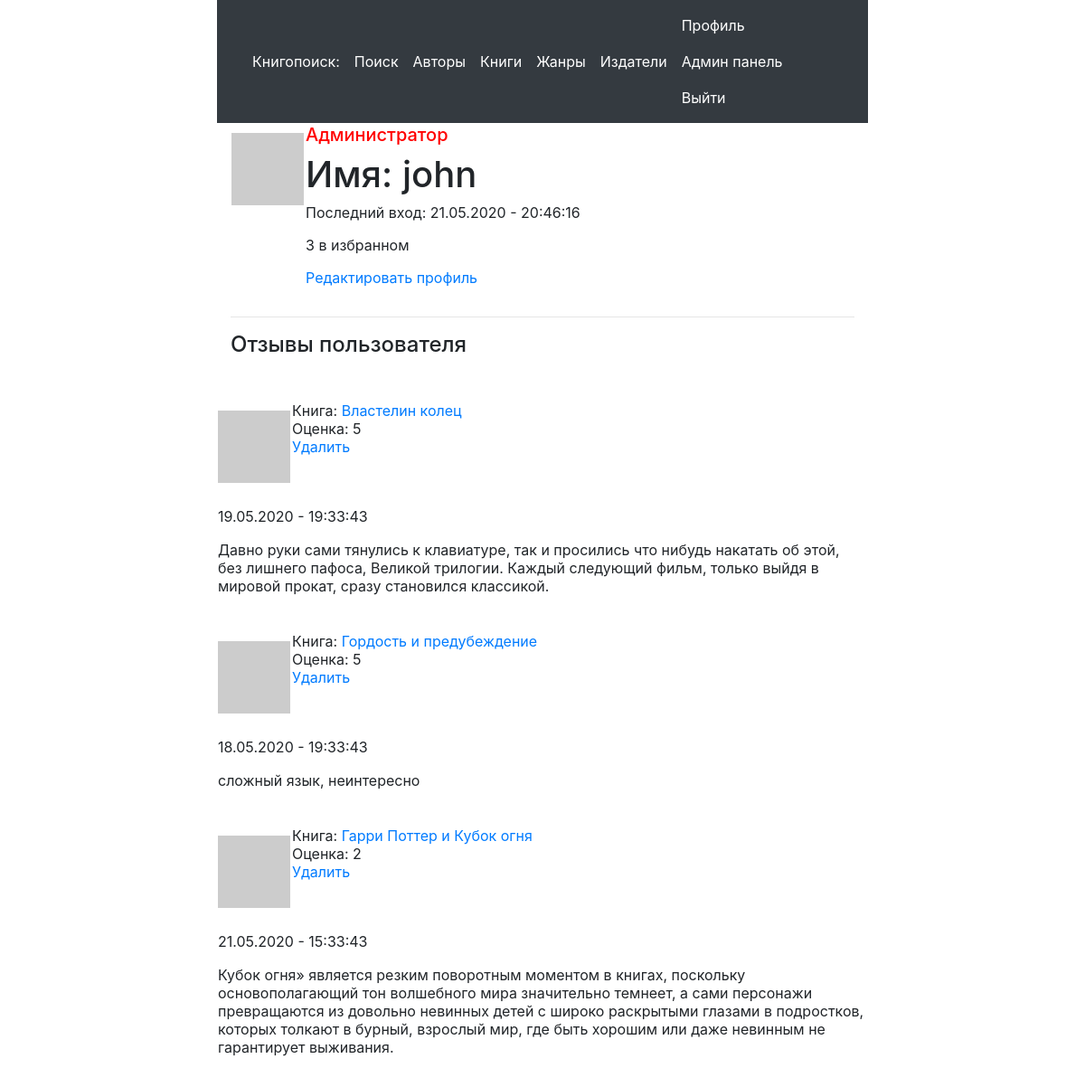
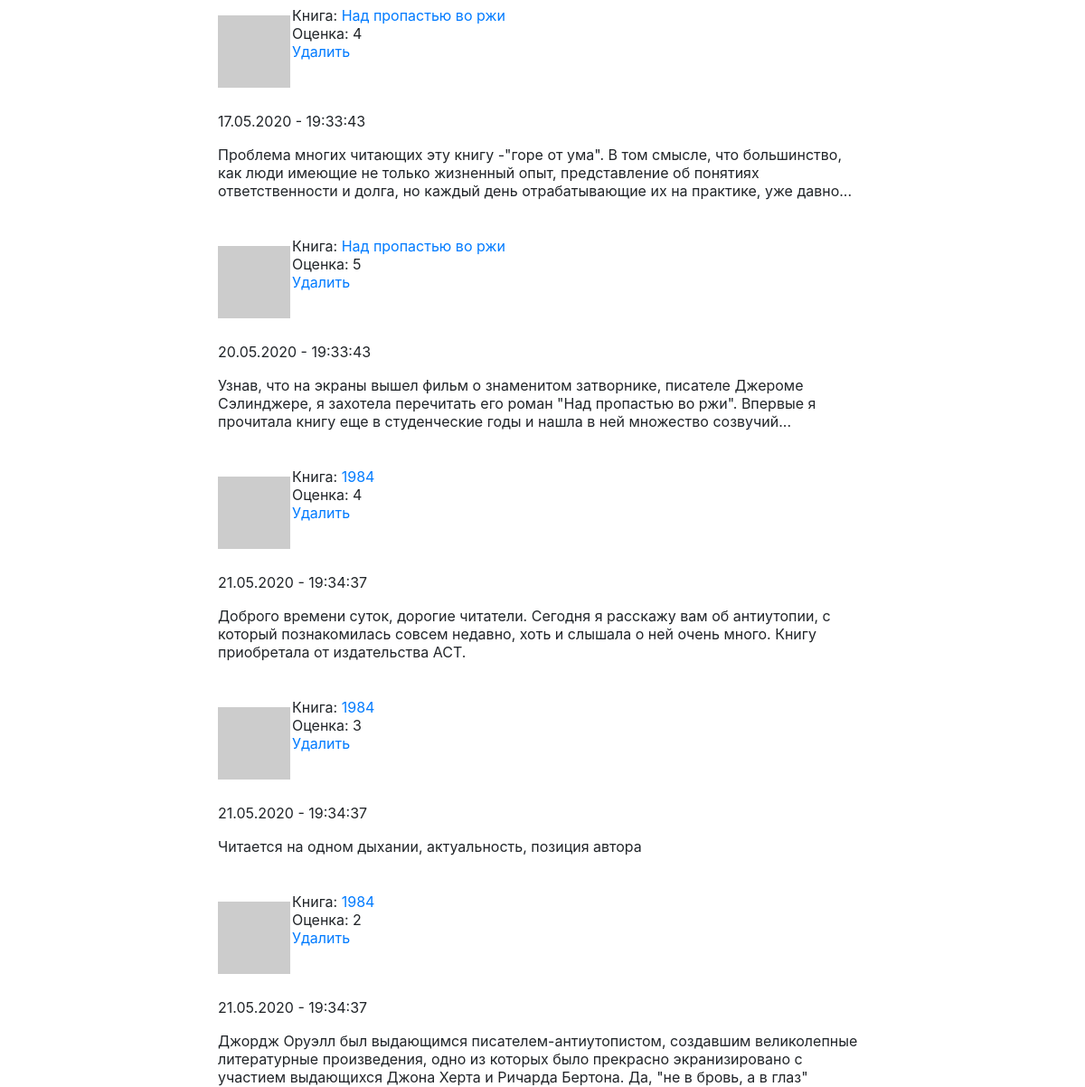
/user/john (signed in), run on the app's committed database (2 pictures, top to bottom).
### app/models.py (models this page shows, shortened)
class User(UserMixin, db.Model):
    id = db.Column(db.Integer, primary_key=True)
    username = db.Column(db.String(64), index=True, unique=True)
    email = db.Column(db.String(120), index=True, unique=True)
    password_hash = db.Column(db.String(128))
    feedback = db.relationship('Feedback', backref='author', lazy='dynamic')
    about_me = db.Column(db.String(140))
    last_seen = db.Column(db.DateTime, default=datetime.utcnow)
    type = db.Column(db.Integer, default=0)
    favourite = db.relationship(
        'Book', secondary=favourites,
        primaryjoin=(favourites.c.user_id == id),
        secondaryjoin=(favourites.c.ISBN == Book.ISBN),
        backref=db.backref('favourited', lazy='dynamic'), lazy='dynamic')
    def avatar(self, size):
        digest = md5(self.email.lower().encode('utf-8')).hexdigest()
        return 'https://www.gravatar.com/avatar/{}?d=identicon&s={}'.format(
            digest, size)

class Feedback(db.Model):
    id = db.Column(db.Integer, primary_key=True)
    body = db.Column(db.String(500))
    rate = db.Column(db.Integer)
    timestamp = db.Column(db.DateTime, index=True, default=datetime.utcnow)
    book_title_reserved = db.Column(db.String(64))
    user_id = db.Column(db.Integer, db.ForeignKey('user.id'))
    book_ISBN = db.Column(db.Integer, db.ForeignKey('book.ISBN'))

class Book(db.Model):
    ISBN = db.Column(db.Integer, primary_key=True)
    title = db.Column(db.String(64), index=True)
    description = db.Column(db.String(120))
    book_rate = db.Column(db.Float, default=0)
    image = db.Column(db.String(255))
    feedback = db.relationship('Feedback', backref='book', lazy='dynamic')
    edition = db.relationship('Edition', backref='book', lazy='dynamic')

### app/routes.py (the view)
@app.route('/user/<username>')
@login_required
def user(username):
    user = User.query.filter_by(username=username).first_or_404()
    return render_template('user.html', user=user, title=username)

### app/models.py (called while the page is built)
@login.user_loader
def load_user(id):
    return User.query.get(int(id))

@app.before_request
def before_request():
    if current_user.is_authenticated:
        current_user.last_seen = datetime.utcnow()
        db.session.commit()

### app/templates/user.html (shortened to what this page needs)
{% extends "base.html" %}
{% block app_content %}
    <table>
        <tr valign="top">
            <td><img src="{{ user.avatar(128) }}"></td>
            <td>
                {% if user.type == 1 %} <h5 style="color: red;">Администратор</h5> {% endif %}
                <h1>Имя: {{ user.username }}</h1>
                {% if user.last_seen %}<p>Последний вход: {{ user.last_seen.strftime('%d.%m.%Y - %H:%M:%S') }}</p>{% endif %}
                <p>{{ user.favourite.count() }} в избранном</p>
                {% if user == current_user %}
                    <p><a href="{{ url_for('edit_profile') }}">Редактировать профиль</a></p>
                {% endif %}
            </td>
            <td>
            </td>
        </tr>
    </table>
        <hr>
    <table>
        <tr>
            <h4>Отзывы пользователя</h4>
            {% for feedback in user.feedback %}
                <table>
                    <tr class ="row" valign="top">
                        <td><img src="{{ feedback.author.avatar(64) }}"></td>
                        <td>Книга: {% if feedback.book == None %} {{ feedback.book_title_reserved }} {% else %} <a href="{{ url_for('book', ISBN=feedback.book.ISBN) }}">{{ feedback.book.title }}</a> {% endif %}
                            <br> Оценка: {{ feedback.rate }} <br> {% if current_user.type != 0 %} <a href="{{ url_for('remove_feedback', id=feedback.id, next=request.path) }}">Удалить</a> {% endif %}</td>
                    </tr>
                    <tr class ="row">
                        <td>{{ feedback.timestamp.strftime('%d.%m.%Y - %H:%M:%S')}}</td>
                    </tr>
                    <tr class ="row" valign="top">
                        <td>{{ feedback.body }}</td>
                    </tr>
                    <br>
                </table>
            {% endfor %}
        </tr>
    </table>
{% endblock %}

### app/templates/base.html (shortened to what this page needs)
{% block title %}
      <link rel="stylesheet" href="{{ url_for('static', filename='css/bootstrap.min.css') }}">
      <link rel="stylesheet" href="{{ url_for('static', filename='css/multi-select.css') }}">
{% endblock %}
{% block navbar %}
    <nav class="navbar navbar-expand-md navbar-dark bg-dark">
        <div class="container">
            <div class="collapse navbar-collapse" id="navbarSupportedContent">
                <ul class="navbar-nav mr-auto">
                    <li class="nav-item active">
                        <a class="nav-link" href="{{ url_for('index') }}"> Книгопоиск:  </a>
                    </li>
                    <li class="nav-item active">
                        <a class="nav-link" href="{{ url_for('search') }}">Поиск</a>
                     </li>
                    <li class="nav-item active">
                        <a class="nav-link" href="{{ url_for('authors') }}">Авторы</a>
                    </li>
                    <li class="nav-item active">
                        <a class="nav-link" href="{{ url_for('books') }}">Книги</a>
                    </li>
                    <li class="nav-item active">
                        <a class="nav-link" href="{{ url_for('genres') }}">Жанры</a>
                    </li>
                    <li class="nav-item active">
                        <a class="nav-link" href="{{ url_for('publishers') }}">Издатели</a>
                    </li>
                </ul>
                <div class="nav navbar-nav" >
                {% if current_user.is_anonymous %}
                    <li class="nav-item active">
                        <a class="nav-link" href="{{ url_for('login') }}">Войти</a>
                    </li>
                {% else %}
                    <li class="nav-item active">
                        <a class="nav-link" href="{{ url_for('user', username=current_user.username) }}">Профиль</a>
                    </li>
                {% if current_user.type != 0 %}
                    <li class="nav-item active">
                        <a class="nav-link" href="{{ url_for('admin_panel') }}">Админ панель</a>
                    </li>
                {% endif %}
                    <li class="nav-item active">
                        <a class="nav-link" href="{{ url_for('logout') }}">Выйти</a>
                    </li>
                {% endif %}
                </div>
            </div>
        </div>
    </nav>
{% endblock %}
{% block content %}
   <div class="container">
        {% block app_content %}{% endblock %}
   </div>
{% endblock %}

### data on the page
User: username "john", last_seen "21.05.2020 - 20:46:16"
Feedback: book "Властелин колец", rate "5", timestamp "19.05.2020 - 19:33:43", body "Давно руки сами тянулись к клавиатуре, так и просились что нибудь накатать об этой, без лишнего пафоса, Великой трилогии. Каждый следующий фильм, только выйдя в мировой прокат, сразу становился классикой."
Feedback: book "Гордость и предубеждение", rate "5", timestamp "18.05.2020 - 19:33:43", body "сложный язык, неинтересно"
Feedback: book "Гарри Поттер и Кубок огня", rate "2", timestamp "21.05.2020 - 15:33:43", body "Кубок огня» является резким поворотным моментом в книгах, поскольку основополагающий тон волшебного мира значительно темнеет, а сами персонажи превращаются из довольно невинных детей с широко раскрытыми глазами в подростков, которых толкают в бурный, взрослый мир, где быть хорошим или даже невинным не гарантирует выживания."
Feedback: book "Над пропастью во ржи", rate "4", timestamp "17.05.2020 - 19:33:43", body "Проблема многих читающих эту книгу -\"горе от ума\". В том смысле, что большинство, как люди имеющие не только жизненный опыт, представление об понятиях ответственности и долга, но каждый день отрабатывающие их на практике, уже давно..."
Feedback: book "Над пропастью во ржи", rate "5", timestamp "20.05.2020 - 19:33:43", body "Узнав, что на экраны вышел фильм о знаменитом затворнике, писателе Джероме Сэлинджере, я захотела перечитать его роман \"Над пропастью во ржи\". Впервые я прочитала книгу еще в студенческие годы и нашла в ней множество созвучий..."
Feedback: book "1984", rate "4", timestamp "21.05.2020 - 19:34:37", body "Доброго времени суток, дорогие читатели. Сегодня я расскажу вам об антиутопии, с который познакомилась совсем недавно, хоть и слышала о ней очень много. Книгу приобретала от издательства АСТ."
Feedback: book "1984", rate "3", timestamp "21.05.2020 - 19:34:37", body "Читается на одном дыхании, актуальность, позиция автора"
Feedback: book "1984", rate "2", timestamp "21.05.2020 - 19:34:37", body "Джордж Оруэлл был выдающимся писателем-антиутопистом, создавшим великолепные литературные произведения, одно из которых было прекрасно экранизировано с участием выдающихся Джона Херта и Ричарда Бертона. Да, \"не в бровь, а в глаз\""

### other printed values
{{ user.favourite.count() }} "3"
